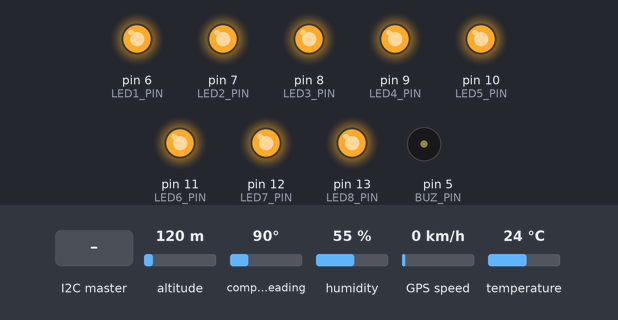
Recording of a sketch running on a simulated Arduino Uno, built with avr-gcc and run on an emulated ATmega328P. Shown: output pins drawn as LEDs (lit = HIGH), buzzer (waves = sounding, pin HIGH). Inputs (shaded band) come from the test bench; at power-on: altitude 120 m, compass heading 90°, humidity 55 %, GPS speed 0 km/h, temperature 24 °C. The GPS gets a fix after 3 s at 37.7749, -122.4194 with 8 satellites.

Above: at 1.2 s.
1.3 s: the I2C master sends the byte 4
5.3 s: the I2C master sends the byte 2
At 6.9 s:
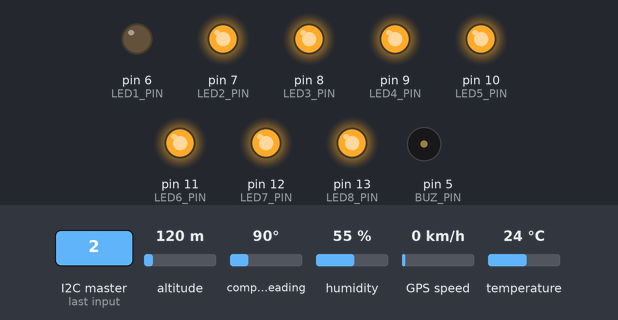
8.8 s: the I2C master sends the byte 3
At 10.0 s:
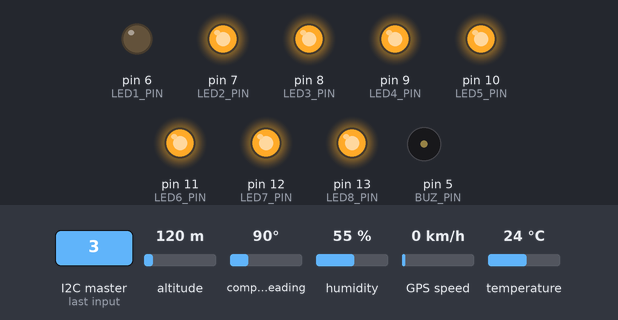
12.3 s: altitude set to 20 m
At 17.2 s:
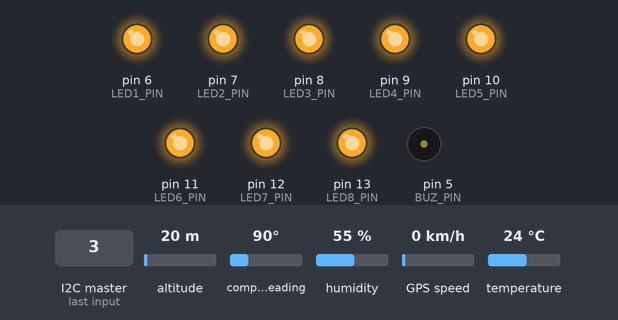
18.3 s: the I2C master sends the byte 3
At 19.0 s:
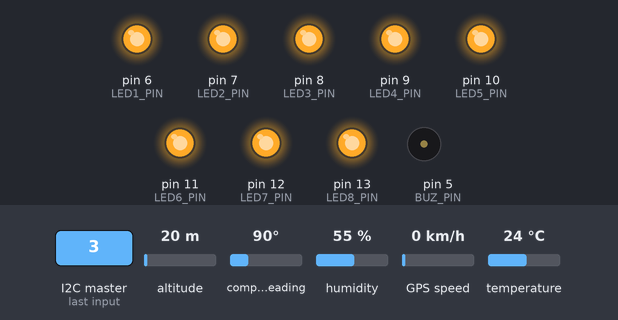
21.8 s: the I2C master sends the byte 4
Timing chart, 0 to 27.0 s (numbered marks = the images above; inputs shaded):
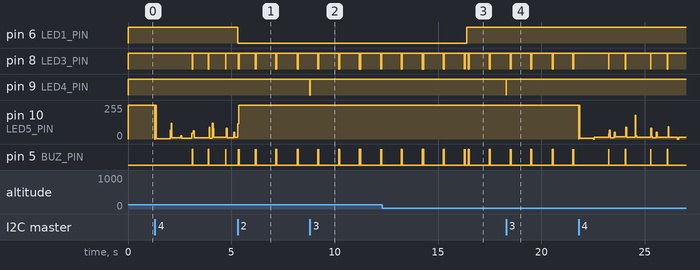

The sketch:

Self_DAS_v1_Arduino.ino
```cpp
#include "DHT.h"
#include <Wire.h>;
#include <TinyGPS++.h>
#include <SoftwareSerial.h>

#define DHTPIN 2
#define DHTTYPE DHT11
#define ardI2CAddress 0x39

#define LED1_PIN 6
#define LED2_PIN 7
#define LED3_PIN 8
#define LED4_PIN 9
#define LED5_PIN 10
#define LED6_PIN 11
#define LED7_PIN 12
#define LED8_PIN 13
#define BUZ_PIN 5

float t=0, latitude=0, longitude=0, dateDay=0, dateMonth=0, dateYear=0, timeHour=0, timeMinute=0;
byte tBytes[4], hBytes[4], dataBytes[19], latBytes[4], lngBytes[4], dateDayBytes[1], dateMonthBytes[1], dateYearBytes[2], timeHourBytes[1], timeMinuteBytes[1];
int h=0, prevSentencesWithFix=0, currSentencesWithFix=0;
static const int RXPin = 4, TXPin = 3;
static const uint32_t GPSBaud = 9600;
String sentFromNMCU="";

DHT dht(DHTPIN, DHTTYPE);
TinyGPSPlus gps;
SoftwareSerial ss(RXPin, TXPin);

union FLT_TO_BYTES{
  float fltToConv;
  byte rsltntFltBytes[4];
};

union INT_TO_BYTES{
  int intToConv;
  byte rsltntIntBytes[1];
};

union FLT_TO_BYTES floatToBytes;
union INT_TO_BYTES intToBytes;

void requestEvent()
{
  Wire.write(dataBytes, 19);
}


void receiveEvent()
{
//  if(Wire.read()==2){
//    sentFromNMCU="2";
//  }
sentFromNMCU=Wire.read();
}


void getDHTData()
{
  t = dht.readTemperature();      //passing true as an argument means Farenheit, else Celsius
  h = dht.readHumidity();

  if (isnan(t)||isnan(h))
  {
    return;
  }

  floatToBytes.fltToConv=t;
  tBytes[0] = floatToBytes.rsltntFltBytes[0];
  tBytes[1] = floatToBytes.rsltntFltBytes[1];
  tBytes[2] = floatToBytes.rsltntFltBytes[2];
  tBytes[3] = floatToBytes.rsltntFltBytes[3];

  intToBytes.intToConv=h;
  hBytes[0] = intToBytes.rsltntIntBytes[0];

}

void getGPSData()
{
  if (ss.available() > 0)
  {
    if (gps.encode(ss.read()))
    {
      if (gps.location.isValid())
      {
        latitude = gps.location.lat();
        longitude = gps.location.lng();
      }

      if (gps.date.isValid())
      {
        dateDay=gps.date.day();
        dateMonth=gps.date.month();
        dateYear=gps.date.year();
      }

      if(gps.time.isValid())
      {
        timeHour=gps.time.hour();
        timeMinute=gps.time.minute();
      }
    }
  }

  if (millis() > 5000 && gps.charsProcessed() < 10)
  {
    Serial.println(F("No GPS detected: check wiring."));
    while(true);
  }

  if(gps.sentencesWithFix()>prevSentencesWithFix){
    digitalWrite(LED3_PIN, LOW);
    digitalWrite(BUZ_PIN, HIGH);
    delay(10);
    digitalWrite(LED3_PIN, HIGH);
    digitalWrite(BUZ_PIN, LOW);
    prevSentencesWithFix=gps.sentencesWithFix();
  }

  floatToBytes.fltToConv=latitude;
  latBytes[0]=floatToBytes.rsltntFltBytes[0];
  latBytes[1]=floatToBytes.rsltntFltBytes[1];
  latBytes[2]=floatToBytes.rsltntFltBytes[2];
  latBytes[3]=floatToBytes.rsltntFltBytes[3];

  floatToBytes.fltToConv=longitude;
  lngBytes[0]=floatToBytes.rsltntFltBytes[0];
  lngBytes[1]=floatToBytes.rsltntFltBytes[1];
  lngBytes[2]=floatToBytes.rsltntFltBytes[2];
  lngBytes[3]=floatToBytes.rsltntFltBytes[3];

  intToBytes.intToConv=dateDay;
  dateDayBytes[0] = intToBytes.rsltntIntBytes[0];

  intToBytes.intToConv=dateMonth;
  dateMonthBytes[0] = intToBytes.rsltntIntBytes[0];

  intToBytes.intToConv=dateYear;
  dateYearBytes[0] = intToBytes.rsltntIntBytes[0];
  dateYearBytes[1] = intToBytes.rsltntIntBytes[1];

  intToBytes.intToConv=timeHour;
  timeHourBytes[0] = intToBytes.rsltntIntBytes[0];

  intToBytes.intToConv=timeMinute;
  timeMinuteBytes[0] = intToBytes.rsltntIntBytes[0];
}


void getSensorData()
{
  getDHTData();
  getGPSData();

  //putting DHT and GPS data in the Bytes array
  dataBytes[0]=tBytes[0];
  dataBytes[1]=tBytes[1];
  dataBytes[2]=tBytes[2];
  dataBytes[3]=tBytes[3];
  dataBytes[4]=hBytes[0];
  dataBytes[5]=latBytes[0];
  dataBytes[6]=latBytes[1];
  dataBytes[7]=latBytes[2];
  dataBytes[8]=latBytes[3];
  dataBytes[9]=lngBytes[0];
  dataBytes[10]=lngBytes[1];
  dataBytes[11]=lngBytes[2];
  dataBytes[12]=lngBytes[3];
  dataBytes[13]=dateDayBytes[0];
  dataBytes[14]=dateMonthBytes[0];
  dataBytes[15]=dateYearBytes[0];
  dataBytes[16]=dateYearBytes[1];
  dataBytes[17]=timeHourBytes[0];
  dataBytes[18]=timeMinuteBytes[0];
}


void setup()
{
  Serial.begin(115200);
  ss.begin(GPSBaud);
  Wire.begin(ardI2CAddress);
  Wire.onRequest(requestEvent);
  Wire.onReceive(receiveEvent);
  dht.begin();
  pinMode(LED1_PIN, OUTPUT);
  pinMode(LED2_PIN, OUTPUT);
  pinMode(LED3_PIN, OUTPUT);
  pinMode(LED4_PIN, OUTPUT);
  pinMode(LED5_PIN, OUTPUT);
  pinMode(LED6_PIN, OUTPUT);
  pinMode(LED7_PIN, OUTPUT);
  pinMode(LED8_PIN, OUTPUT);
  pinMode(BUZ_PIN, OUTPUT);
  digitalWrite(LED1_PIN, HIGH);
  digitalWrite(LED2_PIN, HIGH);
  digitalWrite(LED3_PIN, HIGH);
  digitalWrite(LED4_PIN, HIGH);
  digitalWrite(LED5_PIN, HIGH);
  digitalWrite(LED6_PIN, HIGH);
  digitalWrite(LED7_PIN, HIGH);
  digitalWrite(LED8_PIN, HIGH);
  digitalWrite(BUZ_PIN, LOW);
}


void loop()
{


  if(sentFromNMCU=="2"){
    digitalWrite(LED1_PIN, LOW);
  }
  if(sentFromNMCU=="3"){
    digitalWrite(LED4_PIN, LOW);
    sentFromNMCU="";
    delay(10);
    digitalWrite(LED4_PIN, HIGH);
  }
  else{
    digitalWrite(LED4_PIN, HIGH);
  }
  if(sentFromNMCU=="4"){
    digitalWrite(LED5_PIN, LOW);
    delay(10);
    digitalWrite(LED5_PIN, HIGH);
  }
  else{
    digitalWrite(LED5_PIN, HIGH);
  }

    getSensorData();
}
```

Measured:
- after the input at 5.3 s, pin 6 (LED1_PIN): HIGH → LOW at once
- after the input at 8.8 s, pin 9 (LED4_PIN): HIGH → LOW at once, → HIGH 0.01 s later
- after the input at 12.3 s, pin 6 (LED1_PIN): LOW → HIGH after 4.1 s
- after the input at 18.3 s, pin 9 (LED4_PIN): HIGH → LOW at once, → HIGH 0.01 s later
